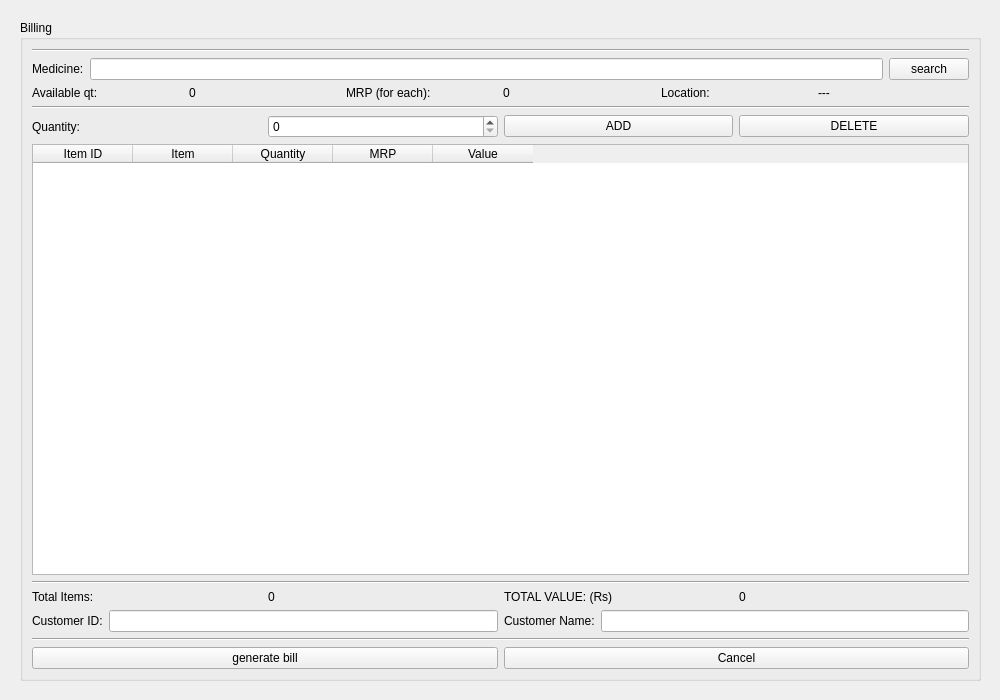
<?xml version="1.0" encoding="UTF-8"?>
<ui version="4.0">
 <class>BuyMedDialog</class>
 <widget class="QWidget" name="BuyMedDialog">
  <property name="geometry">
   <rect>
    <x>0</x>
    <y>0</y>
    <width>1000</width>
    <height>700</height>
   </rect>
  </property>
  <property name="windowTitle">
   <string>Form</string>
  </property>
  <widget class="QGroupBox" name="groupBox">
   <property name="geometry">
    <rect>
     <x>20</x>
     <y>20</y>
     <width>961</width>
     <height>661</height>
    </rect>
   </property>
   <property name="title">
    <string>Billing</string>
   </property>
   <layout class="QVBoxLayout" name="verticalLayout">
    <item>
     <widget class="Line" name="line_4">
      <property name="orientation">
       <enum>Qt::Horizontal</enum>
      </property>
     </widget>
    </item>
    <item>
     <layout class="QHBoxLayout" name="horizontalLayout_2">
      <item>
       <widget class="QLabel" name="label">
        <property name="text">
         <string>Medicine:</string>
        </property>
       </widget>
      </item>
      <item>
       <widget class="QLineEdit" name="medicine_lineedit"/>
      </item>
      <item>
       <widget class="QPushButton" name="search_button">
        <property name="text">
         <string>search</string>
        </property>
       </widget>
      </item>
     </layout>
    </item>
    <item>
     <layout class="QHBoxLayout" name="horizontalLayout_3">
      <item>
       <widget class="QLabel" name="label_5">
        <property name="text">
         <string>Available qt:</string>
        </property>
       </widget>
      </item>
      <item>
       <widget class="QLabel" name="avai_quant_label">
        <property name="styleSheet">
         <string notr="true"/>
        </property>
        <property name="text">
         <string>&lt;html&gt;&lt;head/&gt;&lt;body&gt;&lt;p&gt;0&lt;/p&gt;&lt;/body&gt;&lt;/html&gt;</string>
        </property>
       </widget>
      </item>
      <item>
       <widget class="QLabel" name="label_7">
        <property name="text">
         <string>MRP (for each):   </string>
        </property>
       </widget>
      </item>
      <item>
       <widget class="QLabel" name="mrp_label">
        <property name="text">
         <string>0</string>
        </property>
       </widget>
      </item>
      <item>
       <widget class="QLabel" name="label_6">
        <property name="text">
         <string>Location:</string>
        </property>
       </widget>
      </item>
      <item>
       <widget class="QLabel" name="LocationLabel">
        <property name="text">
         <string>---</string>
        </property>
       </widget>
      </item>
     </layout>
    </item>
    <item>
     <widget class="Line" name="line_3">
      <property name="orientation">
       <enum>Qt::Horizontal</enum>
      </property>
     </widget>
    </item>
    <item>
     <layout class="QHBoxLayout" name="horizontalLayout_4">
      <item>
       <widget class="QLabel" name="label_4">
        <property name="text">
         <string>Quantity:</string>
        </property>
       </widget>
      </item>
      <item>
       <widget class="QSpinBox" name="quantity_sb"/>
      </item>
      <item>
       <widget class="QPushButton" name="addbutton">
        <property name="text">
         <string>ADD</string>
        </property>
       </widget>
      </item>
      <item>
       <widget class="QPushButton" name="delete_button">
        <property name="text">
         <string>DELETE</string>
        </property>
       </widget>
      </item>
     </layout>
    </item>
    <item>
     <widget class="QTableWidget" name="allitems_table">
      <property name="editTriggers">
       <set>QAbstractItemView::NoEditTriggers</set>
      </property>
      <property name="alternatingRowColors">
       <bool>true</bool>
      </property>
      <property name="selectionMode">
       <enum>QAbstractItemView::SingleSelection</enum>
      </property>
      <property name="selectionBehavior">
       <enum>QAbstractItemView::SelectRows</enum>
      </property>
      <column>
       <property name="text">
        <string>Item ID</string>
       </property>
      </column>
      <column>
       <property name="text">
        <string>Item</string>
       </property>
       <property name="font">
        <font>
         <bold>false</bold>
        </font>
       </property>
      </column>
      <column>
       <property name="text">
        <string>Quantity</string>
       </property>
       <property name="font">
        <font>
         <bold>false</bold>
        </font>
       </property>
      </column>
      <column>
       <property name="text">
        <string>MRP</string>
       </property>
       <property name="font">
        <font>
         <bold>false</bold>
        </font>
       </property>
      </column>
      <column>
       <property name="text">
        <string>Value</string>
       </property>
       <property name="font">
        <font>
         <bold>false</bold>
        </font>
       </property>
      </column>
     </widget>
    </item>
    <item>
     <widget class="Line" name="line_2">
      <property name="orientation">
       <enum>Qt::Horizontal</enum>
      </property>
     </widget>
    </item>
    <item>
     <layout class="QHBoxLayout" name="horizontalLayout_10">
      <item>
       <widget class="QLabel" name="label_8">
        <property name="text">
         <string>Total Items:</string>
        </property>
       </widget>
      </item>
      <item>
       <widget class="QLabel" name="t_items_label">
        <property name="text">
         <string>&lt;html&gt;&lt;head/&gt;&lt;body&gt;&lt;p&gt;0&lt;/p&gt;&lt;/body&gt;&lt;/html&gt;</string>
        </property>
       </widget>
      </item>
      <item>
       <widget class="QLabel" name="label_11">
        <property name="text">
         <string>TOTAL VALUE: (Rs)</string>
        </property>
       </widget>
      </item>
      <item>
       <widget class="QLabel" name="show_tvalue">
        <property name="text">
         <string>0  </string>
        </property>
       </widget>
      </item>
     </layout>
    </item>
    <item>
     <layout class="QHBoxLayout" name="horizontalLayout_8">
      <item>
       <layout class="QHBoxLayout" name="horizontalLayout_6">
        <item>
         <widget class="QLabel" name="label_2">
          <property name="text">
           <string>Customer ID:</string>
          </property>
         </widget>
        </item>
        <item>
         <widget class="QLineEdit" name="custid_lineedit"/>
        </item>
       </layout>
      </item>
      <item>
       <layout class="QHBoxLayout" name="horizontalLayout_7">
        <item>
         <widget class="QLabel" name="label_3">
          <property name="text">
           <string>Customer Name:</string>
          </property>
         </widget>
        </item>
        <item>
         <widget class="QLineEdit" name="custname_linedit"/>
        </item>
       </layout>
      </item>
     </layout>
    </item>
    <item>
     <widget class="Line" name="line">
      <property name="orientation">
       <enum>Qt::Horizontal</enum>
      </property>
     </widget>
    </item>
    <item>
     <layout class="QHBoxLayout" name="horizontalLayout_5">
      <item>
       <widget class="QPushButton" name="generatebill_button">
        <property name="text">
         <string>generate bill</string>
        </property>
       </widget>
      </item>
      <item>
       <widget class="QPushButton" name="cancel_button">
        <property name="text">
         <string>Cancel</string>
        </property>
       </widget>
      </item>
     </layout>
    </item>
   </layout>
  </widget>
 </widget>
 <resources/>
 <connections/>
</ui>
